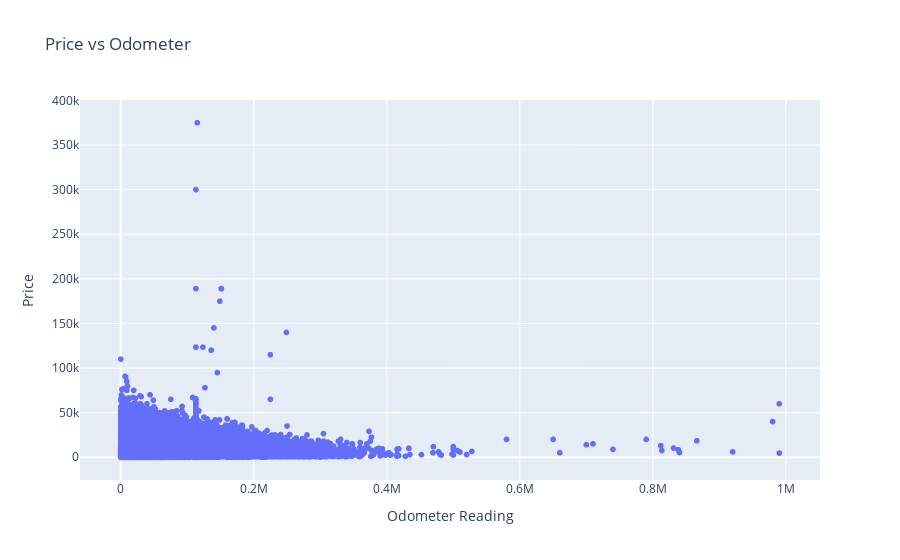

Notebook code cell kept with this figure:
### Markdown cell above
### Summary:
The odometer data, with 51,525 entries, shows a wide variation in vehicle mileage, ranging from 0 to 990,000 miles. The mean odometer reading is approximately 97,854 miles, with a median of 99,114 miles, suggesting that the majority of vehicles fall within the mid-range of mileage. The interquartile range (IQR) is between 35,896 and 146,541 miles, indicating that most vehicles have odometer readings clustered within this range. The high standard deviation of 72,940 miles highlights a significant variation, with some vehicles having considerably higher mileages than others. This data can provide insights into vehicle wear and tear, which can influence pricing, especially for used cars.

### Code cell
# Scatter plot Price vs Odometer
filtered_data = project_data[project_data['price'] > 0]
price_odometer = px.scatter(
    filtered_data,
    x='odometer',
    y='price',
    title='Price vs Odometer'
)
price_odometer.update_layout(xaxis_title='Odometer Reading', yaxis_title='Price')
price_odometer.show()

### Figure 1 — Plotly figure (JSON) as saved in the notebook; plotly's stock layout.template omitted (floating-point values rounded to 4 significant figures; data arrays with more than 128 entries replaced by an {"elided": "..."} marker saying what was removed)
{"data": [{"hovertemplate": "odometer=%{x}<br>price=%{y}<extra></extra>", "legendgroup": "", "marker": {"color": "#636efa", "symbol": "circle"}, "mode": "markers", "name": "", "showlegend": false, "type": "scattergl", "x": {"elided": "51525 float values"}, "xaxis": "x", "y": {"elided": "51525 int values"}, "yaxis": "y"}], "layout": {"legend": {"tracegroupgap": 0}, "title": {"text": "Price vs Odometer"}, "xaxis": {"anchor": "y", "domain": [0, 1], "title": {"text": "Odometer Reading"}}, "yaxis": {"anchor": "x", "domain": [0, 1], "title": {"text": "Price"}}}}
